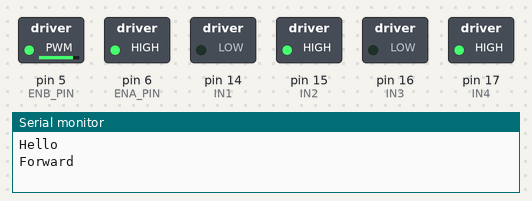
This sketch was run on a simulated Arduino Uno, built with avr-gcc and run on an emulated ATmega328P. Parts: switched loads named in the sketch (green lamp = pin HIGH), the last lines printed to the serial monitor.

Above: at 0.1 s.
At 10.1 s:
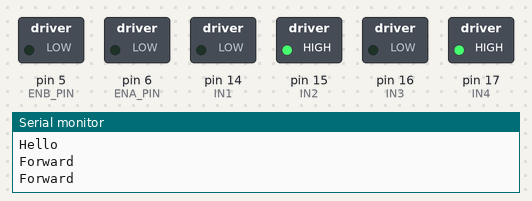
Timing chart, 0 to 21.5 s (numbered marks = the images above):
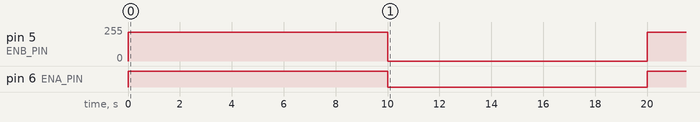

The sketch:

Motors.ino
```cpp
#include <Servo.h>

Servo myservo;//create a object of servo,named as myservo

#define ENA_PIN   6 // ENA of DC motor driver module attach to pin5 of sunfounder uno board
#define ENB_PIN   5 // ENB of DC motor driver moduleattach to pin6 of sunfounder uno board
#define IN1 14 // left IN1 attach to pin8
#define IN2 15 // left IN2 attach to pin9
#define IN3 16 //right  IN3 attach to pin10
#define IN4 17 //right IN4 attach to pin11

#define FORWARD 0  //define forward=0,car move forward
#define BACK    1 //define back=1,car move back
#define RIGHT 2  //define forward=0,car move forward
#define LEFT    3 //define back=1,car move back

#define SPEED_RIGHT 215 //define SPEED=180,it is the rotate speed of motor
#define SPEED_LEFT 255 //define SPEED=180,it is the rotate speed of motor
void setup()
{
    Serial.begin(19200);
    /* set below pins as OUTPUT */
    pinMode(ENA_PIN, OUTPUT);
    pinMode(ENB_PIN, OUTPUT);
    pinMode(IN1, OUTPUT);
    pinMode(IN2, OUTPUT);
    pinMode(IN3, OUTPUT);
    pinMode(IN4, OUTPUT);
    Serial.println("Hello");
    CAR_move(FORWARD,SPEED_LEFT,SPEED_RIGHT);//car move forward with speed 180
    delay(10000);//delay 10 second
    CAR_move(FORWARD,0,0);//car move forward with speed 180
    delay(10000);//delay 5 second
    CAR_move(FORWARD,SPEED_LEFT,SPEED_RIGHT);//car move forward with speed 180
    delay(10000);//delay 2 second

}

void loop()
{
    //myservo.write(90); //servo ratote angle remain as 90
}

void CAR_move(unsigned char direction, unsigned char speed_left, unsigned char speed_right)
{
    switch(direction)
    {
        //car move forward with speed 180
        case 0: Serial.println("Forward");
                digitalWrite(IN1,LOW);digitalWrite(IN2,HIGH);//left motor clockwise rotation
		            digitalWrite(IN3,LOW);digitalWrite(IN4,HIGH);break;//right motor clockwise rotation
        //car move back with speed 180
	      case 1: Serial.println("Backwards");
	              digitalWrite(IN1,HIGH);digitalWrite(IN2,LOW);
		            digitalWrite(IN3,HIGH);digitalWrite(IN4,LOW);break;
        case 2: Serial.println("RIGHT");
                digitalWrite(IN1,LOW);digitalWrite(IN2,HIGH);//left motor clockwise rotation
                digitalWrite(IN3,LOW);digitalWrite(IN4,LOW);break;//right motor clockwise rotation
        //car move back with speed 180
        case 3: Serial.println("LEFT");
                digitalWrite(IN1,LOW);digitalWrite(IN2,LOW);
                digitalWrite(IN3,LOW);digitalWrite(IN4,HIGH);break;
        case 4: Serial.println("SUPER RIGHT");
                digitalWrite(IN1,LOW);digitalWrite(IN2,HIGH);//left motor clockwise rotation
                digitalWrite(IN3,HIGH);digitalWrite(IN4,LOW);break;//right motor clockwise rotation
        //car move back with speed 180
        case 5: Serial.println("SUPER LEFT");
                digitalWrite(IN1,HIGH);digitalWrite(IN2,LOW);
                digitalWrite(IN3,LOW);digitalWrite(IN4,HIGH);break;

	      default: break;
    }
    analogWrite(ENA_PIN,speed_left);//write speed_left to ENA_PIN,if speed_left is high,allow left motor rotate
    analogWrite(ENB_PIN,speed_right);//write speed_right to ENB_PIN,if speed_right is high,allow right motor rotate
}
```
